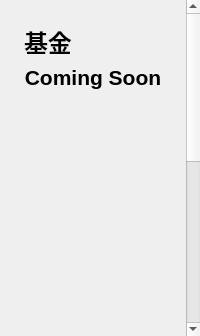
<?xml version="1.0" encoding="UTF-8"?>
<ui version="4.0">
 <class>GrantsPage</class>
 <widget class="QWidget" name="grantsPage"><layout class="QVBoxLayout" name="grantsRootVerticalLayout">
  <property name="leftMargin"><number>0</number></property><property name="topMargin"><number>0</number></property><property name="rightMargin"><number>0</number></property><property name="bottomMargin"><number>0</number></property>
  <item><widget class="QScrollArea" name="grantsScrollArea"><property name="widgetResizable"><bool>true</bool></property><property name="horizontalScrollBarPolicy"><enum>Qt::ScrollBarAlwaysOff</enum></property><property name="verticalScrollBarPolicy"><enum>Qt::ScrollBarAsNeeded</enum></property><property name="frameShape"><enum>QFrame::NoFrame</enum></property>
   <widget class="QWidget" name="grantsContentWidget"><property name="minimumSize"><size><width>0</width><height>700</height></size></property><layout class="QVBoxLayout" name="grantsContentVerticalLayout"><property name="leftMargin"><number>24</number></property><property name="topMargin"><number>24</number></property><property name="rightMargin"><number>24</number></property><property name="bottomMargin"><number>24</number></property>
    <item><widget class="QLabel" name="pageTitleLabel"><property name="font"><font><pointsize>18</pointsize><bold>true</bold></font></property><property name="text"><string>基金</string></property></widget></item>
    <item><widget class="QLabel" name="comingSoonStatusLabel"><property name="alignment"><set>Qt::AlignCenter</set></property><property name="font"><font><pointsize>16</pointsize><bold>true</bold></font></property><property name="text"><string>Coming Soon</string></property></widget></item>
    <item><spacer name="grantsVerticalSpacer"><property name="orientation"><enum>Qt::Vertical</enum></property><property name="sizeHint" stdset="0"><size><width>20</width><height>560</height></size></property></spacer></item>
   </layout></widget>
  </widget></item>
 </layout></widget>
 <resources/><connections/>
</ui>
